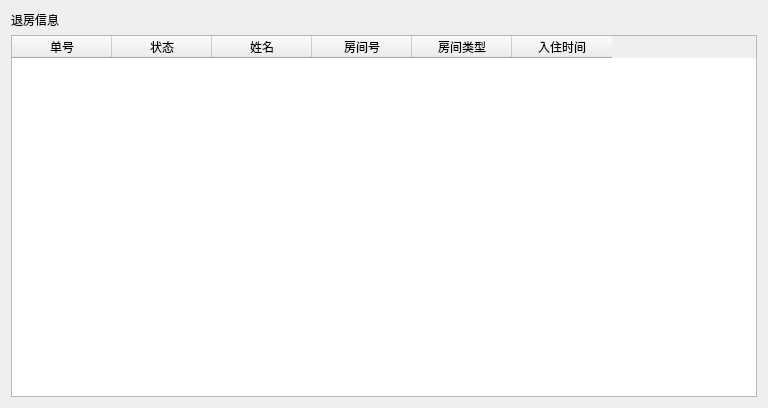
<?xml version="1.0" encoding="UTF-8"?>
<ui version="4.0">
 <class>OuterTable</class>
 <widget class="QWidget" name="OuterTable">
  <property name="geometry">
   <rect>
    <x>0</x>
    <y>0</y>
    <width>768</width>
    <height>408</height>
   </rect>
  </property>
  <property name="windowTitle">
   <string>OuterTable</string>
  </property>
  <layout class="QVBoxLayout" name="verticalLayout">
   <item>
    <widget class="QLabel" name="label">
     <property name="text">
      <string>退房信息</string>
     </property>
    </widget>
   </item>
   <item>
    <widget class="QTableWidget" name="table">
     <column>
      <property name="text">
       <string>单号</string>
      </property>
     </column>
     <column>
      <property name="text">
       <string>状态</string>
      </property>
     </column>
     <column>
      <property name="text">
       <string>姓名</string>
      </property>
     </column>
     <column>
      <property name="text">
       <string>房间号</string>
      </property>
     </column>
     <column>
      <property name="text">
       <string>房间类型</string>
      </property>
     </column>
     <column>
      <property name="text">
       <string>入住时间</string>
      </property>
     </column>
    </widget>
   </item>
  </layout>
 </widget>
 <layoutdefault spacing="6" margin="11"/>
 <resources/>
 <connections/>
</ui>
